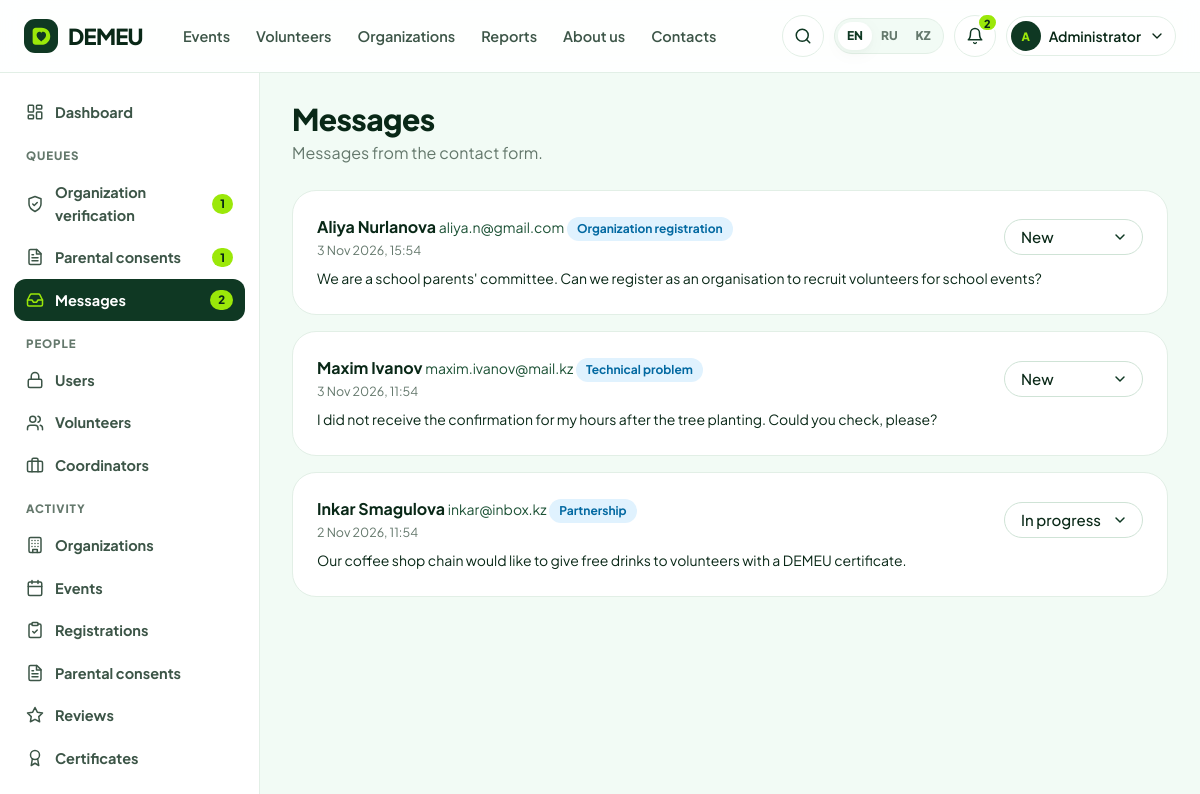
Screenshot of /admin/messages (signed in) with the database file from the repository.
### tables this page shows
CREATE TABLE users (
    user_id        INTEGER PRIMARY KEY,
    email          TEXT NOT NULL UNIQUE COLLATE NOCASE,
    password_hash  TEXT NOT NULL,
    role           TEXT NOT NULL CHECK (role IN ('volunteer','coordinator','admin')),
    is_active      INTEGER NOT NULL DEFAULT 1 CHECK (is_active IN (0,1)),
    preferred_lang TEXT NOT NULL DEFAULT 'en' CHECK (preferred_lang IN ('en','ru','kk')),
    created_at     TEXT NOT NULL DEFAULT (datetime('now','localtime')),
    last_login_at  TEXT
);

CREATE TABLE contact_messages (
    message_id INTEGER PRIMARY KEY,
    name       TEXT NOT NULL,
    email      TEXT NOT NULL,
    topic      TEXT NOT NULL CHECK (topic IN ('general','organization','volunteer','technical','partnership')),
    message    TEXT NOT NULL CHECK (length(message) >= 10),
    status     TEXT NOT NULL DEFAULT 'new' CHECK (status IN ('new','in_progress','closed')),
    created_at TEXT NOT NULL DEFAULT (datetime('now','localtime'))
);

### demeu/admin.py (the view)
@bp.route("/messages")
@admin_only
def messages():
    rows = query("SELECT * FROM contact_messages ORDER BY status='new' DESC, created_at DESC LIMIT 100")
    return render_template("admin/messages.html", rows=rows)

### demeu/admin.py (called while the page is built)
@bp.context_processor
def admin_ctx():
    counts = dict(
        organizations=scalar("SELECT COUNT(*) FROM organizations WHERE status='pending'"),
        consents=scalar("SELECT COUNT(*) FROM consents WHERE status='pending'"),
        messages=scalar("SELECT COUNT(*) FROM contact_messages WHERE status='new'"),
    )
    return dict(ENTITIES=ENTITIES, NAV_GROUPS=NAV_GROUPS, queue_counts=counts)

### demeu/core.py (called while the page is built)
def get_lang():
    lang = session.get("lang")
    if lang in LANGS:
        return lang
    best = request.accept_languages.best_match(["en", "ru", "kk"]) if request else None
    return best or "en"

def _(key, **params):
    entry = TRANSLATIONS.get(key)
    if entry is None:
        text = key
    else:
        lang = g.get("lang", "en")
        text = entry.get(lang) or entry.get("en") or key
    if params:
        try:
            text = text.format(**params)
        except (KeyError, IndexError):
            pass
    return text

def parse_dt(value):
    if not value:
        return None
    if isinstance(value, datetime):
        return value
    for fmt in (DT_FMT, "%Y-%m-%d %H:%M:%S", "%Y-%m-%d"):
        try:
            return datetime.strptime(value, fmt)
        except ValueError:
            continue
    return None

def fmt_date(value, with_weekday=False, with_year=True):
    d = parse_dt(value)
    if not d:
        return ""
    lang = g.get("lang", "en")
    s = f"{d.day} {MONTHS[lang][d.month - 1]}"
    if with_year:
        s += f" {d.year}"
    if with_weekday:
        s = f"{WEEKDAYS[lang][d.weekday()]}, " + s
    return s

def fmt_dt(value):
    d = parse_dt(value)
    return f"{fmt_date(d)}, {d:%H:%M}" if d else ""

def initials(name):
    parts = [p for p in (name or "").split() if p]
    return "".join(p[0] for p in parts[:2]).upper() or "?"

def nl2br(text):
    if not text:
        return ""
    return Markup("<br>".join(escape(line) for line in str(text).splitlines()))

def csrf_token():
    tok = session.get("csrf")
    if not tok:
        tok = secrets.token_urlsafe(32)
        session["csrf"] = tok
    return tok

def csrf_field():
    return Markup(f'<input type="hidden" name="csrf_token" value="{csrf_token()}">')

def check_csrf():
    if request.method == "POST" and not current_app.config.get("TESTING_NO_CSRF"):
        sent = request.form.get("csrf_token") or request.headers.get("X-CSRF-Token")
        if not sent or not secrets.compare_digest(sent, session.get("csrf", "")):
            abort(400, description="CSRF token missing or invalid")

### demeu/templates/admin/messages.html (shortened to what this page needs)
{% extends "admin/_layout.html" %}
{% from "partials/macros.html" import status, empty %}
{% block admin %}
<div class="cab-head"><div><h1>{{ _('adm_messages') }}</h1><p>{{ _('adm_messages_subtitle') }}</p></div></div>
{% for m in rows %}
<div class="card card-pad mb-2">
  <div class="row between">
    <div><b>{{ m.name }}</b> <a class="small" href="mailto:{{ m.email }}">{{ m.email }}</a> <span class="tag tone-sky">{{ _('topic_' ~ m.topic) }}</span>
      <div class="xs muted">{{ fmt_dt(m.created_at) }}</div></div>
    <form method="post" action="{{ url_for('admin.message_status', message_id=m.message_id) }}" class="row tight">{{ csrf_field() }}
      <select class="select pill" name="status" onchange="this.form.submit()" style="height:36px;width:auto" aria-label="{{ _('status') }}">
        {% for s in ['new','in_progress','closed'] %}<option value="{{ s }}" {{ 'selected' if m.status == s }}>{{ _('st_' ~ s) }}</option>{% endfor %}</select>
      <noscript><button class="btn btn-ghost btn-xs">OK</button></noscript></form>
  </div>
  <p class="small mt-1 mb-0">{{ m.message|nl2br }}</p>
</div>
{% else %}{{ empty('inbox', _('queue_empty')) }}{% endfor %}
{% endblock %}

### demeu/templates/base.html (shortened to what this page needs)
<!doctype html>
<html lang="{{ 'kk' if lang == 'kk' else lang }}">
<head>
  <link rel="stylesheet" href="{{ url_for('static', filename='css/app.css') }}">
</head>
<body class="{% block body_class %}{% endblock %}">
{% set ep = request.endpoint or '' %}
<header class="site-header">
  <div class="wrap header-inner">
    <a class="logo" href="{{ url_for('public.home') }}" aria-label="DEMEU">
      <span class="logo-mark">{{ logo_mark(22) }}</span>DEMEU
    </a>
    <nav class="nav" aria-label="{{ _('main_menu') }}">
      <a href="{{ url_for('public.events') }}" class="{{ 'active' if ep.startswith('public.event') }}">{{ _('nav_events') }}</a>
      <a href="{{ url_for('public.volunteers') }}" class="{{ 'active' if ep.startswith('public.volunteer') }}">{{ _('nav_volunteers') }}</a>
      <a href="{{ url_for('public.organizations') }}" class="{{ 'active' if ep.startswith('public.organization') }}">{{ _('nav_organizations') }}</a>
      <a href="{{ url_for('public.reports') }}" class="{{ 'active' if ep == 'public.reports' }}">{{ _('nav_reports') }}</a>
      <a href="{{ url_for('public.about') }}" class="{{ 'active' if ep == 'public.about' }}">{{ _('nav_about') }}</a>
      <a href="{{ url_for('public.contacts') }}" class="{{ 'active' if ep == 'public.contacts' }}">{{ _('nav_contacts') }}</a>
    </nav>
    <div class="header-tools">
      <a class="icon-btn hide-md" href="{{ url_for('public.search') }}" aria-label="{{ _('search') }}" title="{{ _('search') }}">{{ icon('search') }}</a>
      <div class="lang-switch" role="group" aria-label="{{ _('language') }}">
        {% for code in LANGS %}
          <a href="{{ url_for('public.set_lang', code=code, next=request.full_path) }}" class="{{ 'on' if code == lang }}" lang="{{ code }}">{{ LANG_LABELS[code] }}</a>
        {% endfor %}
      </div>
      {% if g.user %}
        <a class="icon-btn" href="{{ url_for('auth.notifications') }}" aria-label="{{ _('notifications') }}" title="{{ _('notifications') }}">
          {{ icon('bell') }}{% if unread %}<span class="count">{{ unread if unread < 100 else '99+' }}</span>{% endif %}
        </a>
        {% set person = g.volunteer or g.coordinator %}
        <div class="user-menu">
          <button class="user-btn" data-toggle="user-dd" aria-expanded="false" aria-haspopup="true">
            {% if g.volunteer and g.volunteer.avatar_path %}
              <span class="avatar sm"><img src="{{ url_for('media.public_file', folder=g.volunteer.avatar_path.split('/')[0], name=g.volunteer.avatar_path.split('/')[1]) }}" alt=""></span>
            {% else %}
              <span class="avatar sm">{{ initials(person.full_name if person else g.user.email) }}</span>
            {% endif %}
            <span class="hide-md">{{ (person.full_name.split()[0]) if person else _('role_admin') }}</span>{{ icon('chevron-down', 16) }}
          </button>
        </div>
      {% else %}
        <a class="btn btn-ghost btn-sm hide-md" href="{{ url_for('auth.login', next=request.full_path if ep not in ('auth.login','auth.register') else None) }}">{{ _('login') }}</a>
        <a class="btn btn-primary btn-sm" href="{{ url_for('auth.register') }}">{{ _('join') }}</a>
      {% endif %}
    </div>
  </div>
</header>
<main id="main">{% block content %}{% endblock %}</main>
</body>
</html>

### rows the page displays
users: email "A"
contact_messages: name "Aliya Nurlanova", email "aliya.n@gmail.com", created_at "3 Nov 2026, 15:54", message "We are a school parents' committee. Can we register as an organisation to recruit volunteers for school events?"
contact_messages: name "Maxim Ivanov", email "maxim.ivanov@mail.kz", created_at "3 Nov 2026, 11:54", message "I did not receive the confirmation for my hours after the tree planting. Could you check, please?"
contact_messages: name "Inkar Smagulova", email "inkar@inbox.kz", created_at "2 Nov 2026, 11:54", message "Our coffee shop chain would like to give free drinks to volunteers with a DEMEU certificate."

### other values shown
{{ LANG_LABELS[code] }} "EN" "RU" "KZ"
{{ unread if unread < 100 else '99+' }} "2"
{{ (person.full_name.split()[0]) if person else _('role_admin') }} "Administrator"
{{ queue_counts.organizations }} "1"
{{ queue_counts.consents }} "1"
{{ queue_counts.messages }} "2"
form field status "New"
form field status "In progress"
